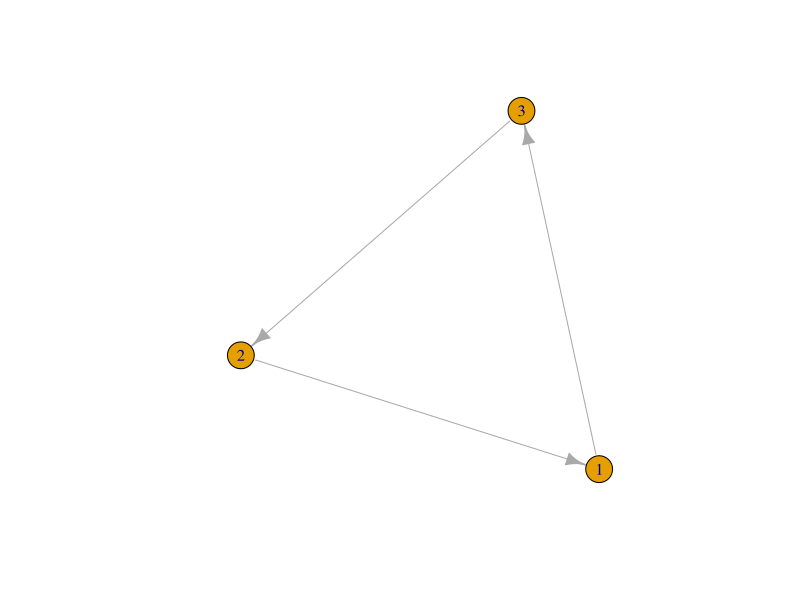
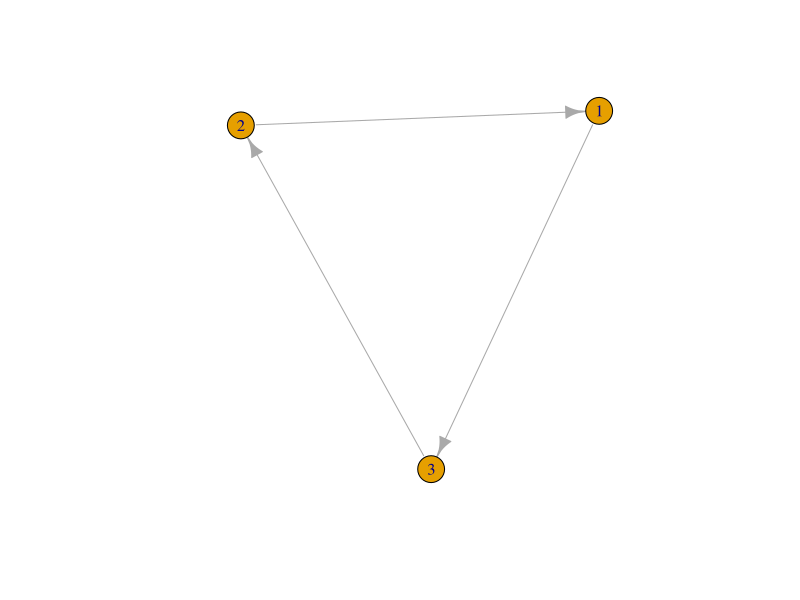
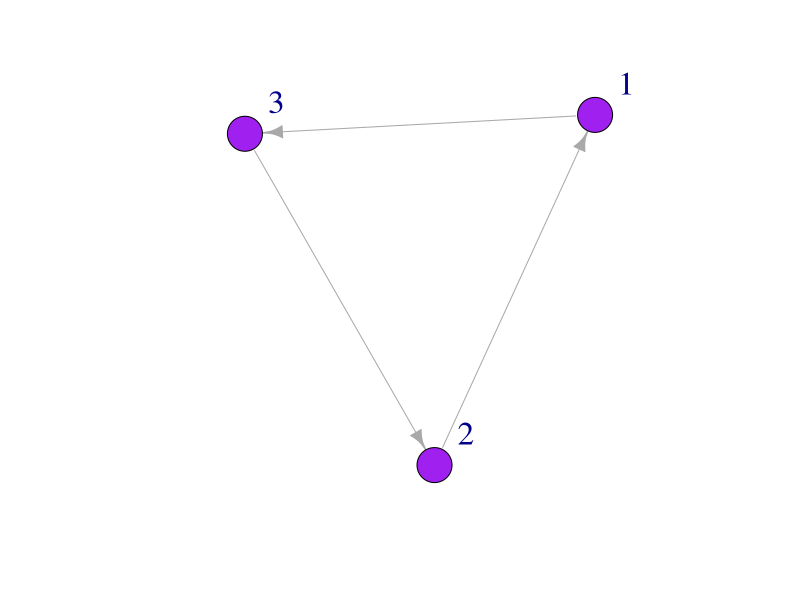
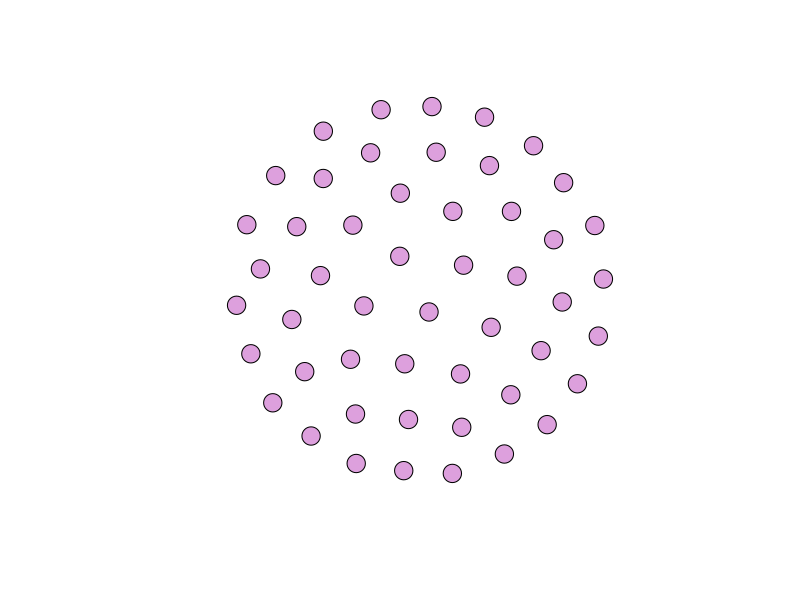
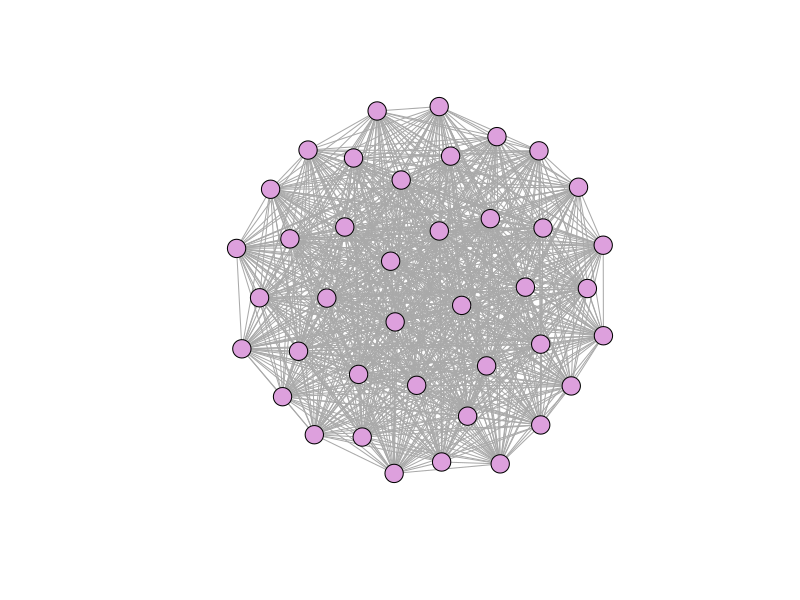
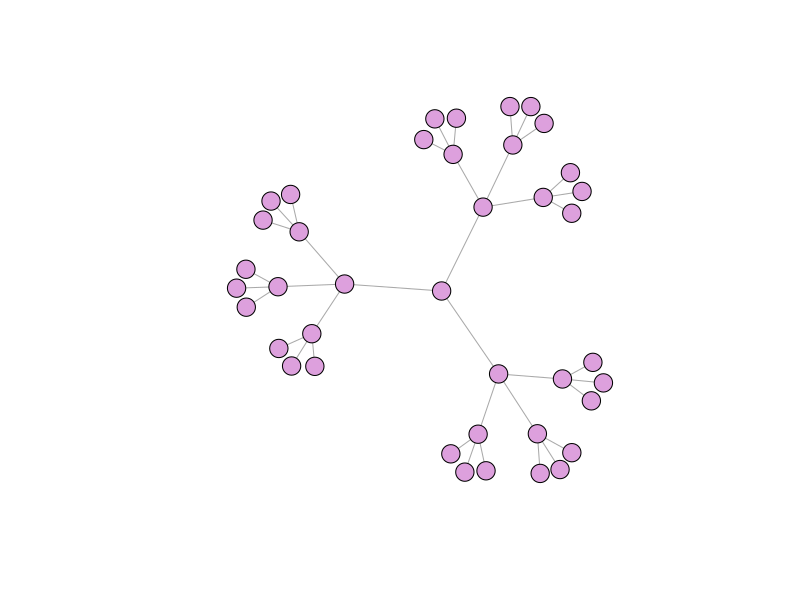
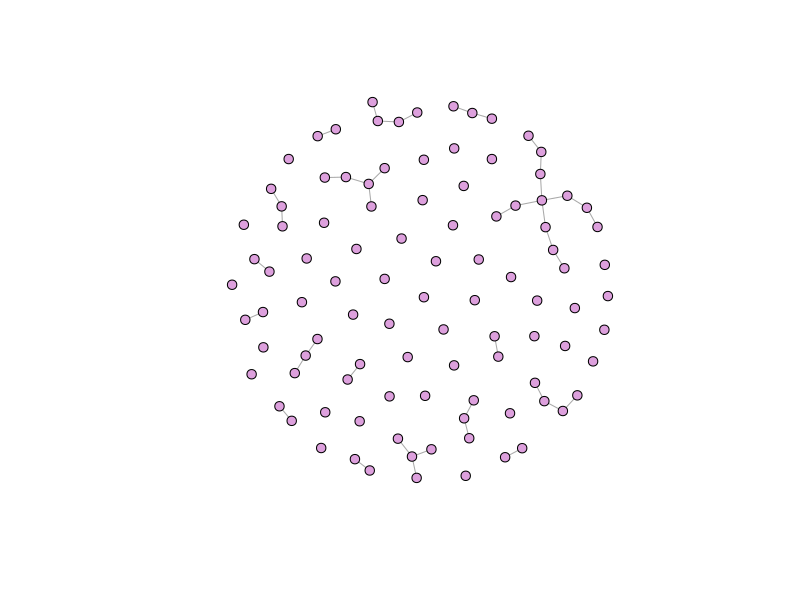
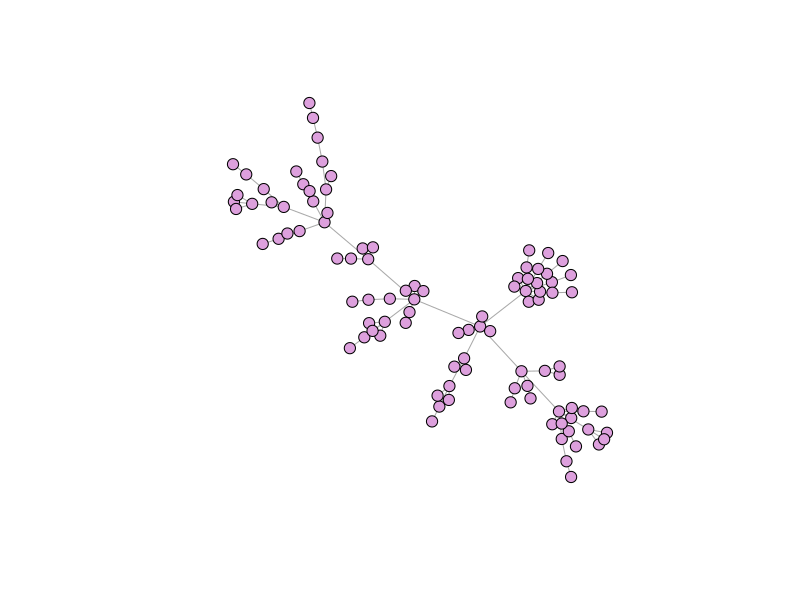

Reproduce these figures in R, in order.
## ---- chunk 1
#install.packages("igraph")
library(igraph)
## ---- chunk 2
mat1 <- matrix(c(0, 1, 0, 0, 0, 1, 1,0, 0), nrow=3, ncol=3) ### matrix function 
mat1
## ---- chunk 3
mat2 <- graph_from_adjacency_matrix(mat1)
plot(mat2, edge.arrow.size = 1) ## set the size of the arrows 
## ---- chunk 4
mat3 <- graph(edges=c(1,3, 3,2, 2,1), n=3, directed=T ) # use graph function and list edges 
plot(mat3, edge.arrow.size = 1)
## ---- chunk 5
plot(mat3, edge.arrow.size = 1, vertex.color = "purple", vertex.size = 20, vertex.label.cex = 2, vertex.label.dist = 3.5)

## ---- chunk 6
eg <- make_empty_graph(50) ## make a graph with 50 nodes
plot(eg, vertex.size=10, vertex.label=NA, vertex.color = "plum") ## no node labels.
eg # view graph object


## ---- chunk 7
fg <- make_full_graph(40)
plot(fg, vertex.size=10, vertex.label=NA, vertex.color = "plum")
fg # view graph
## ---- chunk 8
tr <- make_tree(40, children = 3, mode = "undirected")
plot(tr, vertex.size=10, vertex.label=NA, vertex.color = "plum") 
## ---- chunk 9
er <- sample_gnm(n=100, m=40) 
plot(er, vertex.size=5, vertex.label=NA, vertex.color = "plum") # vertex color "plum" :)
## ---- chunk 10
ba <-  sample_pa(n=100, power=1, m=1,  directed=F)
plot(ba, vertex.size=6, vertex.label=NA, vertex.color = "plum")
## ---- chunk 11
Nodelist <- data.frame(
                    Names =c("Jim", "Carole", "Joe", "Michelle", "Jen", "Pete", "Paul", "Tim", 
                            "Jess", "Mark", "Jill", "Cam", "Kate") ,
                    YearsFarming = c(8.5, 6.5, 4, 1, 3, 10, 5, 5, 5, 1, 1, 6, 6) , 
                    Age = c(22, 31, 25, 21, 22, 35, 42, 27, 26, 33, 26, 28, 22) , 
                    Gender = c("Male", "Female", "Male", "Female", "Female", "Male","Male","Male", "Female", "Male", "Female", "Male", "Female"))
Nodelist       
## ---- chunk 12
Edgelist <- data.frame(
                  From = c("Jim", "Jim", "Jim", "Jill", "Kate", "Pete", "Pete", "Jess", "Jim", "Jim", "Pete"),
                  To = c("Carole", "Jen", "Pete", "Carole", "Joe", "Carole", "Paul", "Mark", "Cam", "Mark", "Tim")
)

## ---- chunk 13
FarmNetwork <- graph_from_data_frame(d = Edgelist, vertices = Nodelist, directed = T)
FarmNetwork
E(FarmNetwork) # view edges
V(FarmNetwork) # view nodes
## ---- chunk 14
plot(FarmNetwork, edge.arrow.size = .5, vertex.color = "plum", vertex.label.dist = 2.5)

## ---- chunk 15
colrs <- c("gray70", "blue")
V(FarmNetwork)$color <- ifelse(V(FarmNetwork)$Gender == "Male", "orange", "dodgerblue") ## if male, make orange, if not, blue. Go gators!!!!   
plot(FarmNetwork, edge.arrow.size = .5, vertex.label.dist = 2.5)

## ---- chunk 16

V(FarmNetwork)$size <- V(FarmNetwork)$YearsFarming # size the nodes by number of years farming
plot(FarmNetwork, edge.arrow.size = .5, vertex.label.dist = 2.5)

## ---- chunk 17

V(FarmNetwork)$size <- V(FarmNetwork)$YearsFarming *2 ## scale by multiplying by 2
plot(FarmNetwork, edge.arrow.size = .5, vertex.label.dist = 2.5)

## ---- chunk 18
Net2 <- graph(edges=c(1,3, 3,2, 2,1, 2,4, 5,4), n=5, directed=T) 
Net2
plot(Net2, edge.arrow.size = .5, vertex.color = "gold")
## ---- chunk 19
deg1 <-  degree(Net2, v = V(Net2), mode = c("all"))
deg1 ## node degree of all nodes in the network 
V(Net2)$size <- (deg1*10) #size the network nodes by their node degree 
plot(Net2, edge.arrow.size = .5, vertex.color = "gold") ## is this what you expected?
## ---- chunk 20
eig1 <- eigen_centrality(Net2, directed = TRUE)
eig1 ## NOTE: this gives a "list" of vectors. To pull the eigenvector centrality scores we need to look at 
eig1$vector #like this!
V(Net2)$size <- (eig1$vector*10) #size the network nodes by eigenvector centrality 
plot(Net2, edge.arrow.size = .5, vertex.color = "gold") ## is this what you expected?
## ---- chunk 21
bet1 <-  betweenness(Net2, v = V(Net2), directed = TRUE)
bet1 ## node degree of all nodes in the network 
V(Net2)$size <- (bet1*10) #size the network nodes by their node degree 
plot(Net2, edge.arrow.size = .5, vertex.color = "gold") ## is this what you expected?
## ---- chunk 22
igraph::graph.density(Net2) #graph density
diameter(Net2) # diameter
mean_distance(Net2) ##mean path length
## ---- chunk 23
igraph::vertex_connectivity(Net2)
igraph::transitivity(Net2)
## ---- chunk 24
library(igraph)
plot(FarmNetwork)
Degree_Distribution <- igraph::degree(FarmNetwork, mode = "total")
hist(Degree_Distribution)
## ---- chunk 25
new1 <- sample_gnm(13, 11, directed = FALSE, loops = FALSE)
h1<- igraph::degree(new1)
hist(h1)
## ---- chunk 26
degamat <- NULL
n <- 50
for(i in 1:n){
  newmatrix <- sample_gnm(13,11, directed = FALSE, loops = FALSE)
  degmat <- igraph::degree(newmatrix)
  degamat<-rbind(degamat,degmat)
}
degamat

hist(degamat, xlim = c(0,7), breaks = 7)
## ---- chunk 27
par(mfrow=c(1,1),
    mar=c(2,2,2,2))
hist(Degree_Distribution, xlab = "Node Degree", xlim = c(0,7), breaks = 3, main = "Observed")
hist(degamat, xlim = c(0,7), breaks = 7, xlab = "Node Degree", main = "Simulated")
